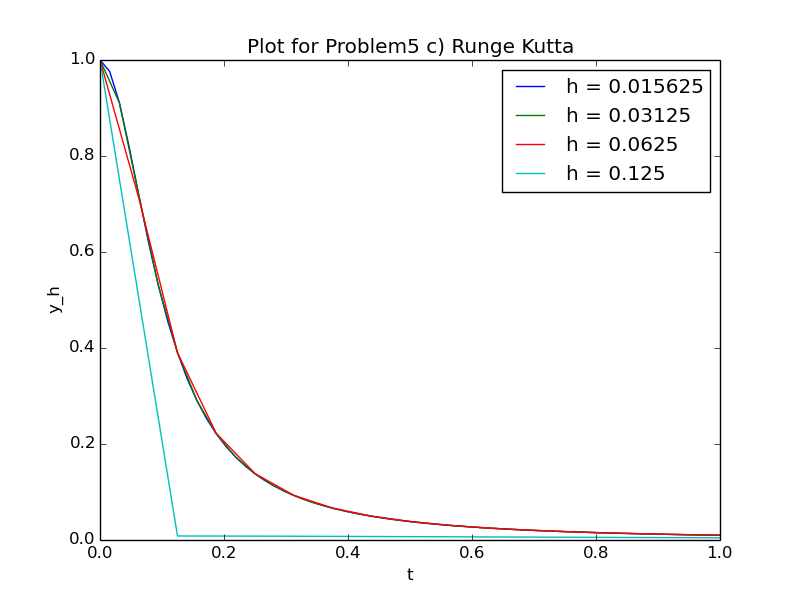

The script that saved this image:
from __future__ import division
import numpy as np
import scipy as sp
import scipy.optimize as opt
import matplotlib.pyplot as plt

def plot_init(x, y, t):
	plt.clf()
	plt.xlabel(x)
	plt.ylabel(y)
	plt.title(t)
	plt.hold(True)

def plot_draw(X, Y, case):
	plt.plot(X, Y, label="h = %s" % case)
	plt.legend(loc="best")

def plot_loglog(X, Y):
	plt.loglog(X, Y)

def f(t, y):
	return - 200 * t * (y**2)

def runge_kutta(t0, y0, h):
	y = y0
	t = t0
	y_arr = [y0]
	t_arr = [t0]
	while (t < 1):
		k1 = f(t, y)
		k2 = f(t + h/2, y + (h / 2) * k1)
		k3 = f(t + h/2, y + (h / 2) * k2)
		k4 = f(t + h, y + h * k3)
		y = y + h / 6 * (k1 + 2 * k2 + 2 * k3 + k4)
		t = t + h
		y_arr.append(y)
		t_arr.append(t)
	return t_arr, y_arr

h_arr = []
error_arr = []
y_t1 = 1 / 101

plot_init("t", "y_h", "Plot for Problem5 c) Runge Kutta")

h = 0.015625
t,y = runge_kutta(0, 1, h)
plot_draw(t, y, h)
h_arr.append(h)
error_arr.append(np.abs(y[-1] - y_t1))

h = 0.03125
t,y = runge_kutta(0, 1, h)
plot_draw(t, y, h)
h_arr.append(h)
error_arr.append(np.abs(y[-1] - y_t1))

h = 0.0625
t,y = runge_kutta(0, 1, h)
plot_draw(t, y, h)
h_arr.append(h)
error_arr.append(np.abs(y[-1] - y_t1))

h = 0.125
t,y = runge_kutta(0, 1, h)
plot_draw(t, y, h)
h_arr.append(h)
error_arr.append(np.abs(y[-1] - y_t1))

# h = 0.25
# t,y = runge_kutta(0, 1, h)
# plot_draw(t, y, h)
# h_arr.append(h)
# error_arr.append(np.abs(y[-1] - y_t1))

# h = 0.5
# t,y = runge_kutta(0, 1, h)
# plot_draw(t, y, h)
# h_arr.append(h)
# error_arr.append(np.abs(y[-1] - y_t1))

# h = 1
# t,y = runge_kutta(0, 1, h)
# plot_draw(t, y, h)
# h_arr.append(h)
# error_arr.append(np.abs(y[-1] - y_t1))
plt.savefig("problem5_c.png")

plot_init("h", "error", "Plot for Problem5 c) error versus h")
plot_loglog(h_arr, error_arr)
plt.savefig("problem5_c_error.png")